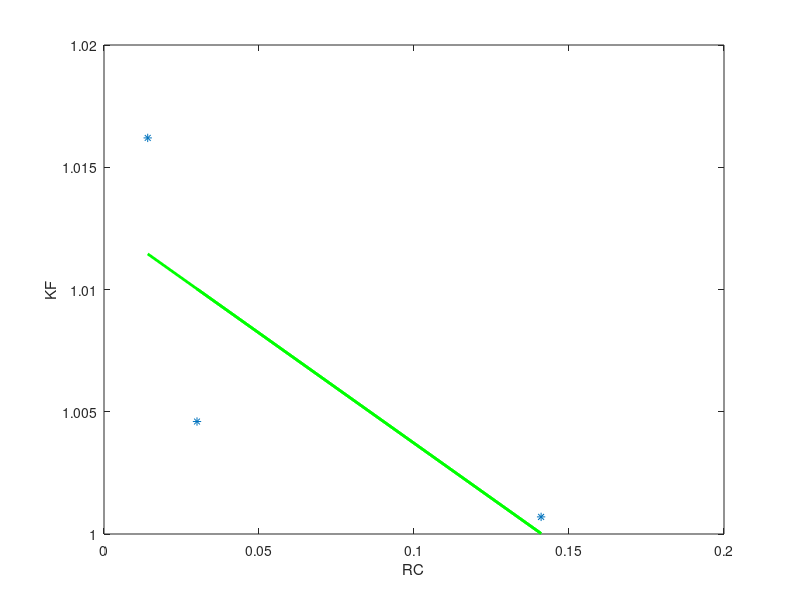

Reproduce this figure in MATLAB.
x=[0.03 0.141 0.0141];
y=[1.0046 1.0007 1.0162];
a1=polyfit(x,y,1);%1阶多项式最小二乘拟合
y1=polyval(a1,x);
plot(x,y,'*',x,y1,'g-','linewidth',2);
xlabel("RC");ylabel("KF");